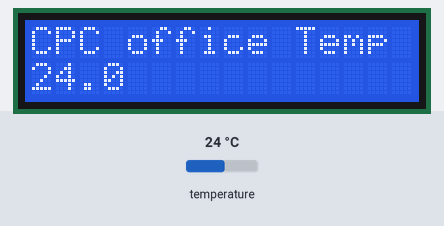
A program run on a simulated Raspberry Pi (BCM pin numbers). Shown: 16×2 character LCD. Inputs (shaded band) come from the test bench; at power-on: temperature 24 °C.

Above: at 1.9 s.
2.0 s: temperature set to 12 °C
At 4.3 s:
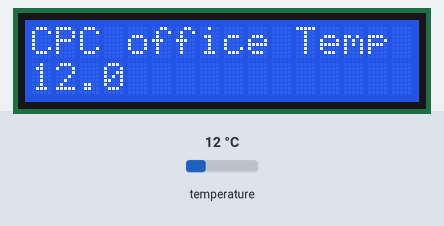
4.6 s: temperature set to 19 °C
At 6.0 s:
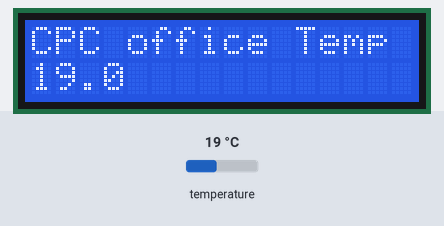
7.1 s: temperature set to 28 °C
At 9.4 s:
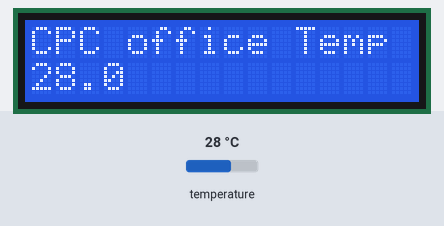
Timing chart, 0 to 10.9 s (numbered marks = the images above; inputs shaded):
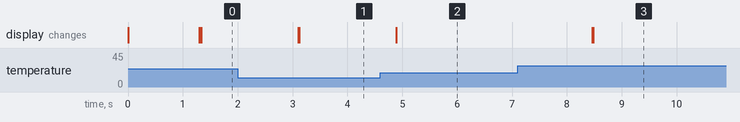

The program:

lcdTemp.py
```python
#!/usr/bin/python

import RPi.GPIO as GPIO
from time import sleep
import os
import time


class HD44780:

    def __init__(self, pin_rs=11, pin_e=10, pins_db=[5,6,7,8]):

        self.pin_rs = pin_rs
        self.pin_e = pin_e
        self.pins_db = pins_db

        GPIO.setmode(GPIO.BCM)
        GPIO.setup(self.pin_e, GPIO.OUT)
        GPIO.setup(self.pin_rs, GPIO.OUT)

        for pin in self.pins_db:
            GPIO.setup(pin, GPIO.OUT)

        self.clear()

    def clear(self):
        """ Reset LCD """
        self.cmd(0x33)
        self.cmd(0x32)
        self.cmd(0x28)
        self.cmd(0x0C)
        self.cmd(0x06)
        self.cmd(0x01)

    def cmd(self, bits, char_mode=False):
        """ Command to LCD """

        sleep(0.001)
        bits=bin(bits)[2:].zfill(8)

        GPIO.output(self.pin_rs, char_mode)

        for pin in self.pins_db:
            GPIO.output(pin, False)

        for i in range(4):
            if bits[i] == "1":
                GPIO.output(self.pins_db[::-1][i], True)

        GPIO.output(self.pin_e, True)
        GPIO.output(self.pin_e, False)

        for pin in self.pins_db:
            GPIO.output(pin, False)

        for i in range(4,8):
            if bits[i] == "1":
                GPIO.output(self.pins_db[::-1][i-4], True)

        GPIO.output(self.pin_e, True)
        GPIO.output(self.pin_e, False)

    def message(self, text):
        """ Send string to LCD """
        for char in text:
            if char == '\n':
                self.cmd(0xC0) # next line
            else:
                self.cmd(ord(char),True)
def read_temp_raw():
	f=open(temp_sensor,'r')
	lines=f.readlines()
	f.close()
	return lines

def read_temp():
	lines=read_temp_raw()
	while lines[0].strip()[-3:]!='YES':
		time.sleep(0.2)
		lines=read_temp_raw()
	temp_o=lines[1].find('t=')
	if temp_o!=-1:
		temp_string=lines[1].strip()[temp_o+2:]
		temp_c=float(temp_string)/1000.0
		temp_f = temp_c*9.0/5.0+32.0
		return temp_c
#
#	PINs:
#	1 - GND
#	2 - digitOut -> 4,7kOhm -> 5V i rownolegle do GPIO_4 (tylko GPIO_4 obluguje 1_WIRE)
#	3 - 5V
#
if __name__ == '__main__':

    lcd = HD44780()
    lcd.clear()
    os.system('modprobe w1-gpio')
    os.system('modprobe w1-therm')
    temp_sensor='/sys/bus/w1/devices/28-000006bed364/w1_slave'
    lcd.clear()
    sleep(0.5)

    while 1:
	lcd.message("CPC office Temp \n"+str(read_temp())+"            ")
	sleep(1)
```

Measured:
- after the input at 2.0 s, the display: first changes after 1.1 s (image 1 shows a later state)
- after the input at 4.6 s, the display: changes after 0.29 s (image 2)
- after the input at 7.1 s, the display: first changes after 1.4 s (image 3 shows a later state)
